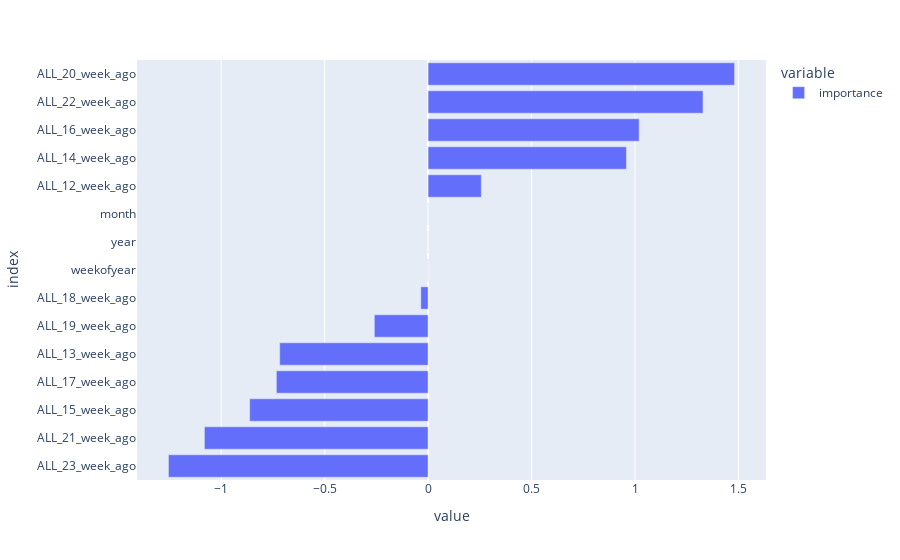

Here is the notebook cell this chart was saved with:
### Markdown cell above
## forecast

### Code cell
%%time

train_last_date = '2022-01-02'
X_train = X[X.index <= train_last_date]
y_train = y[y.index <= train_last_date]
print(X_train.shape, y_train.shape)

model = trainXGBoost(X_train, y_train)

fi = pd.DataFrame(model.coef_, index=X_train.columns, columns=['importance']).sort_values('importance')
px.bar(fi, orientation='h')

### Figure 1 — Plotly figure (JSON) as saved in the notebook; plotly's stock layout.template omitted (floating-point values rounded to 4 significant figures)
{"data": [{"alignmentgroup": "True", "hovertemplate": "variable=importance<br>value=%{x}<br>index=%{y}<extra></extra>", "legendgroup": "importance", "marker": {"color": "#636efa", "pattern": {"shape": ""}}, "name": "importance", "offsetgroup": "importance", "orientation": "h", "showlegend": true, "textposition": "auto", "type": "bar", "x": [-1.255, -1.081, -0.8623, -0.7333, -0.7171, -0.2598, -0.03517, -0.0009458, -7.173e-05, 0.0003072, 0.2571, 0.9585, 1.02, 1.329, 1.481], "xaxis": "x", "y": ["ALL_23_week_ago", "ALL_21_week_ago", "ALL_15_week_ago", "ALL_17_week_ago", "ALL_13_week_ago", "ALL_19_week_ago", "ALL_18_week_ago", "weekofyear", "year", "month", "ALL_12_week_ago", "ALL_14_week_ago", "ALL_16_week_ago", "ALL_22_week_ago", "ALL_20_week_ago"], "yaxis": "y"}], "layout": {"autosize": true, "barmode": "relative", "legend": {"title": {"text": "variable"}, "tracegroupgap": 0}, "margin": {"t": 60}, "xaxis": {"anchor": "y", "autorange": true, "domain": [0, 1], "range": [-1.407, 1.633], "title": {"text": "value"}, "type": "linear"}, "yaxis": {"anchor": "x", "autorange": true, "domain": [0, 1], "range": [-0.5, 14.5], "title": {"text": "index"}, "type": "category"}}}
